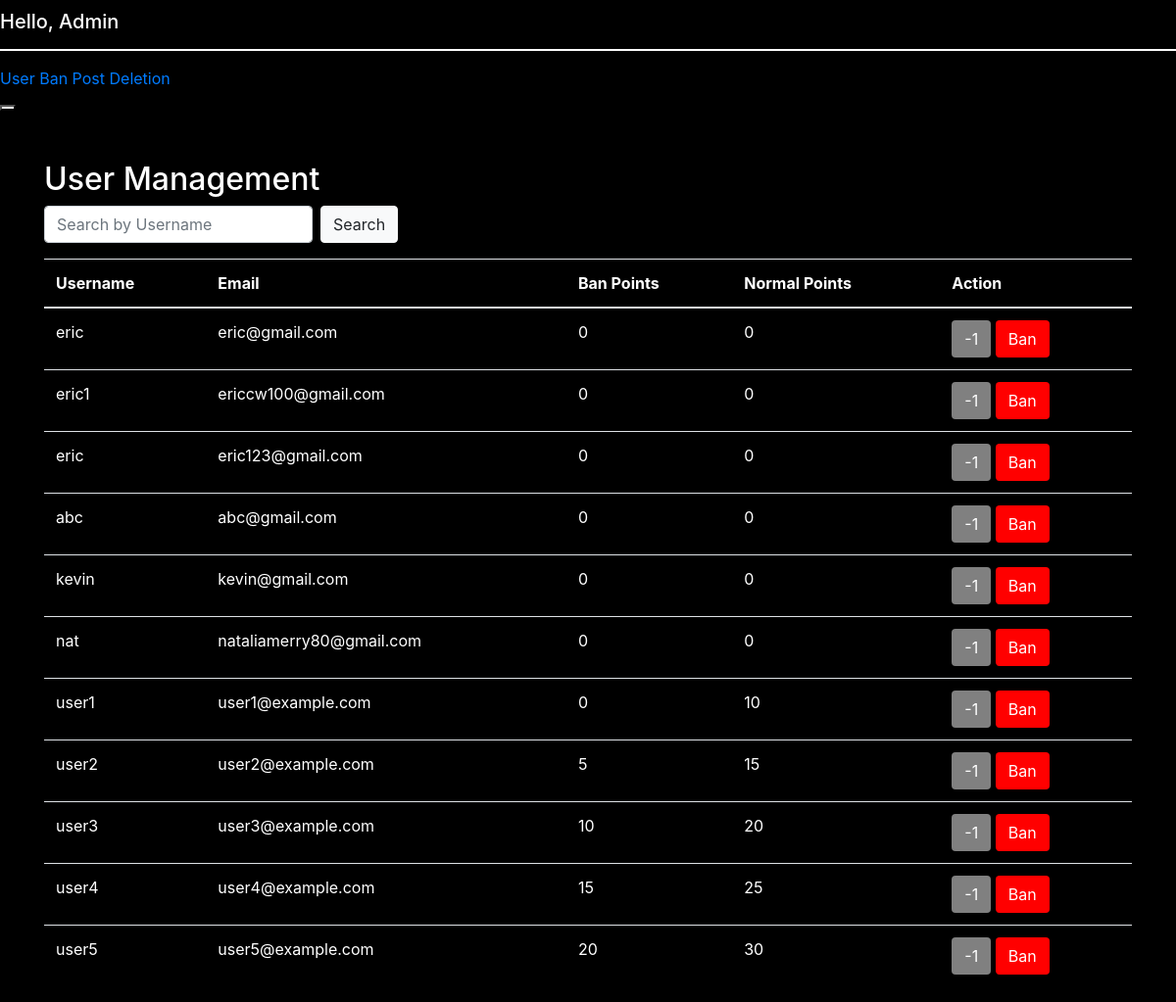
The page /adminpanelver7/userBan.php on the database its author committed.
### tables this page shows
CREATE TABLE `user` (
  `id` int(11) NOT NULL,
  `username` varchar(52) DEFAULT NULL,
  `email` varchar(52) DEFAULT NULL,
  `password` varchar(26) DEFAULT NULL,
  `description` varchar(100) DEFAULT NULL,
  `src` varchar(50) NOT NULL DEFAULT 'assets\\profileicon.png',
  `favoritsport` tinyint(1) NOT NULL DEFAULT 0,
  `favoritmakeup` tinyint(1) NOT NULL DEFAULT 0,
  `favoritkpop` tinyint(1) NOT NULL DEFAULT 0,
  `favorithairstyle` tinyint(1) NOT NULL DEFAULT 0,
  `favoritdrawing` tinyint(1) NOT NULL DEFAULT 0,
  `favoritbaking` tinyint(1) NOT NULL DEFAULT 0,
  `favoritcooking` tinyint(1) NOT NULL DEFAULT 0,
  `favoritcar` tinyint(1) NOT NULL DEFAULT 0,
  `favoritgame` tinyint(1) NOT NULL DEFAULT 0,
  `ban_points` int(11) DEFAULT 0,
  `normal_points` int(11) DEFAULT 0
);

### adminpanelver7/userBan.php (the view, shortened to what this page needs)
<?php
include_once "./config/dbconnect.php";
$search = isset($_GET['search']) ? $conn->real_escape_string($_GET['search']) : '';
$sql = "SELECT id, username, email, COALESCE(ban_points, 0) as ban_points, COALESCE(normal_points, 0) as normal_points
        FROM user
        WHERE username LIKE '%$search%'";
$result = $conn->query($sql);
?>
<!DOCTYPE html>
<html lang="en">
<head>
    <link rel="stylesheet" href="https://stackpath.bootstrapcdn.com/bootstrap/4.3.1/css/bootstrap.min.css">
</head>
<body>
<?php include_once "sidebar.php"; ?>
<div class="container mt-5">
    <h2>User Management</h2>
    <form class="form-inline mb-3">
        <input class="form-control mr-sm-2" type="text" placeholder="Search by Username" name="search">
        <button class="btn btn-light" type="submit">Search</button>
    </form>
    <table class="table">
        <thead>
        <tr>
            <th>Username</th>
            <th>Email</th>
            <th>Ban Points</th>
            <th>Normal Points</th>
            <th>Action</th>
        </tr>
        </thead>
        <tbody>
        <?php
        if ($result->num_rows > 0) {
            while ($row = $result->fetch_assoc()) {
                ?>
                <tr>
                    <td><?= $row['username'] ?></td>
                    <td><?= $row['email'] ?></td>
                    <td class="ban-points"><?= $row['ban_points'] ?></td>
                    <td class="normal-points"><?= $row['normal_points'] ?></td>
                    <td>
                        <button class="btn btn-subtract" onclick="subtractNormalPoint(<?= $row['id'] ?>)">-1</button>
                        <?php
                        if ($row['ban_points'] == 1) {
                            echo '<button class="btn btn-unban" onclick="updateBanStatus(' . $row['id'] . ', 0)">Unban</button>';
                        } else {
                            echo '<button class="btn btn-ban" onclick="updateBanStatus(' . $row['id'] . ', 1)">Ban</button>';
                        }
                        ?>
                    </td>
                </tr>
                <?php
            }
        } else {
            echo "<tr><td colspan='5'>No users found</td></tr>";
        }
        ?>
        </tbody>
    </table>
</div>
</body>
</html>

### adminpanelver7/userBan.php (style rules this page uses)
.btn-subtract { background-color: grey; color: white; }
.btn-ban { background-color: red; color: white; }
body { background-color: black; color: white; }
table { background-color: black; color: white; }
td, th { color: white; }

### rows shown on the page
user: username "eric", email "eric@gmail.com", ban_points "0", normal_points "0"
user: username "eric1", email "ericcw100@gmail.com", ban_points "0", normal_points "0"
user: username "eric", email "eric123@gmail.com", ban_points "0", normal_points "0"
user: username "abc", email "abc@gmail.com", ban_points "0", normal_points "0"
user: username "kevin", email "kevin@gmail.com", ban_points "0", normal_points "0"
user: username "nat", email "nataliamerry80@gmail.com", ban_points "0", normal_points "0"
user: username "user1", email "user1@example.com", ban_points "0", normal_points "10"
user: username "user2", email "user2@example.com", ban_points "5", normal_points "15"
user: username "user3", email "user3@example.com", ban_points "10", normal_points "20"
user: username "user4", email "user4@example.com", ban_points "15", normal_points "25"
user: username "user5", email "user5@example.com", ban_points "20", normal_points "30"
